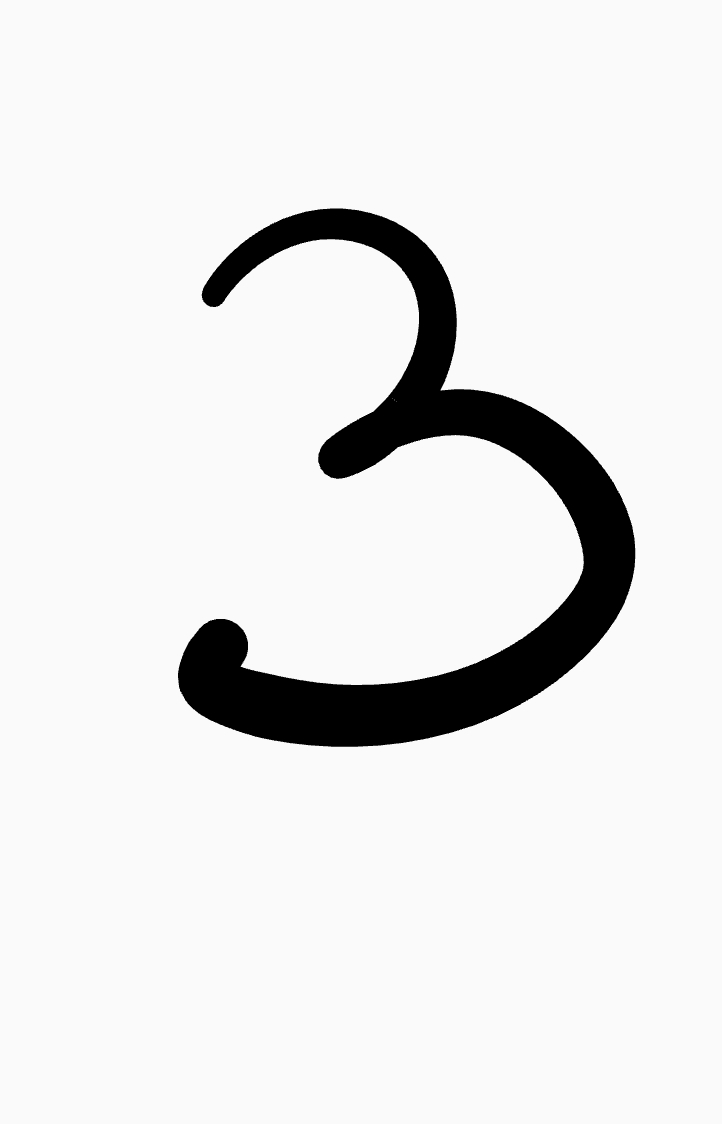
#> input picture Neural Network - MNIST/test3.jpeg, 722 x 1124 px
$ python 'Imagem para Array 28x28 MNIST.py'   (older library calls are emulated)
#> lines starting #> are read from the running program, lines starting #| are printed output that depends on the picture
from PIL import Image, ImageFilter
import matplotlib.pyplot as plt
import numpy as np

def imageprepare(img):
    """
    This function returns the pixel values.
    The imput is an image file location.
    """
#> called with img = './test3.jpeg'
    im = Image.open(img).convert('L')
    width = float(im.size[0])
#> width = 722
    height = float(im.size[1])
#> height = 1124
    newImage = Image.new('L', (28, 28), (255))  # creates white canvas of 28x28 pixels
#> newImage: PIL image 28x28 L; every value is 255

    if width > height:  # check which dimension is bigger
        # Width is bigger. Width becomes 20 pixels.
        nheight = int(round((20.0 / width * height), 0))  # resize height according to ratio width
        if (nheight == 0):  # rare case but minimum is 1 pixel
            nheight = 1
            # resize and sharpen
        img = im.resize((20, nheight), Image.ANTIALIAS).filter(ImageFilter.SHARPEN)
        wtop = int(round(((28 - nheight) / 2), 0))  # calculate horizontal position
        newImage.paste(img, (4, wtop))  # paste resized image on white canvas
    else:
        # Height is bigger. Heigth becomes 20 pixels.
        nwidth = int(round((20.0 / height * width), 0))  # resize width according to ratio height
#> nwidth = 13
        if (nwidth == 0):  # rare case but minimum is 1 pixel
            nwidth = 1
            # resize and sharpen
        img = im.resize((nwidth, 20), Image.ANTIALIAS).filter(ImageFilter.SHARPEN)
        wleft = int(round(((28 - nwidth) / 2), 0))  # caculate vertical pozition
#> wleft = 8
        newImage.paste(img, (wleft, 4))  # paste resized image on white canvas
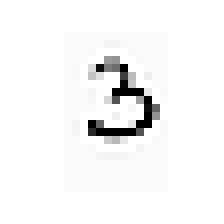
#> newImage: PIL image 28x28 L (shown 8 times larger); min 0, max 255, mean 245.2

    # newImage.save("sample.png

    tv = list(newImage.getdata())  # get pixel values
#> tv = 784 values, max 255 at index 0, min 0 at index 239, mean 245.2

    # normalize pixels to 0 and 1. 0 is pure white, 1 is pure black.
    tva = [(255 - x) * 1.0 / 255.0 for x in tv]
#> tva = 784 values, max 1 at index 239, min 0 at index 0, mean 0.0384
    #print(tva)
    return tva

img_array = imageprepare('./test3.jpeg')#file path here
#> img_array has the same summary as tva in imageprepare
# mnist IMAGES are 28x28=784 pixels
#> (the run stopped early here; a loop or call above may not have finished)
